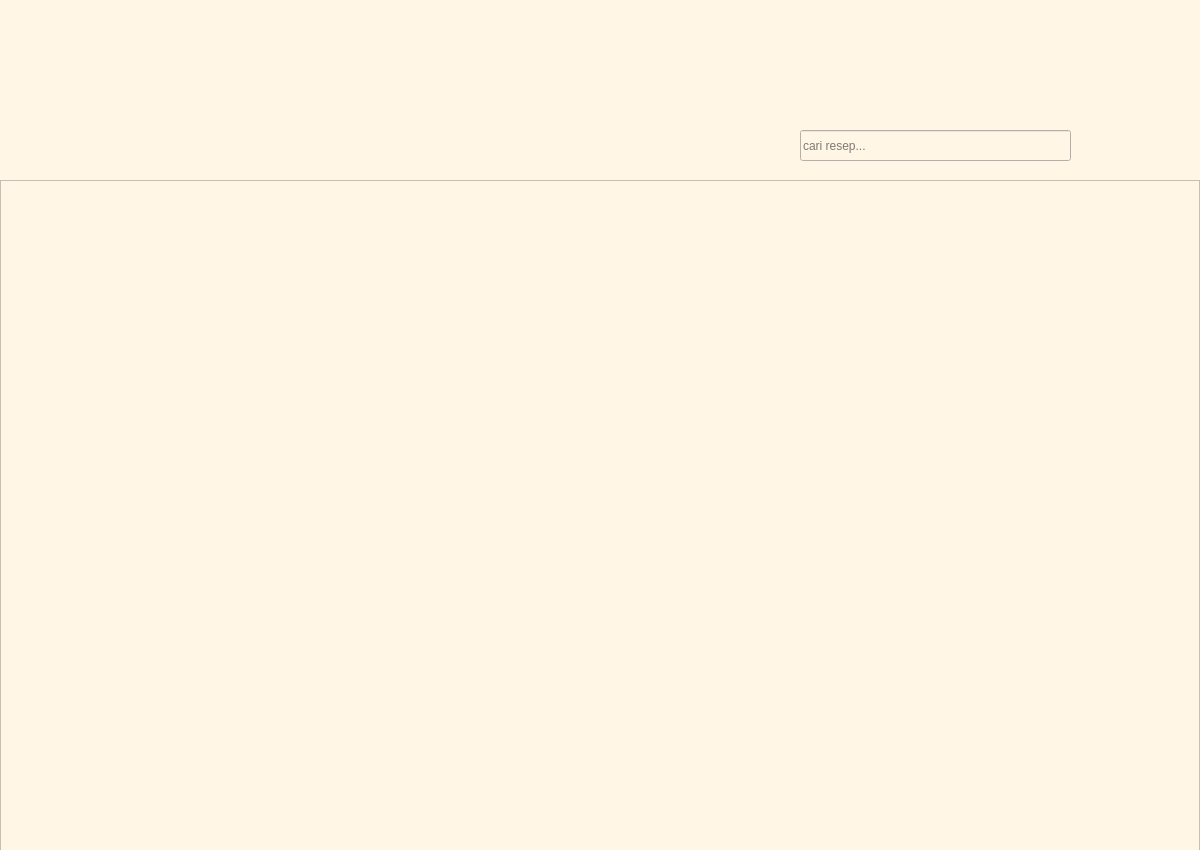
<?xml version="1.0" encoding="UTF-8"?>
<ui version="4.0">
 <class>MainWindow</class>
 <widget class="QMainWindow" name="MainWindow">
  <property name="geometry">
   <rect>
    <x>0</x>
    <y>0</y>
    <width>1200</width>
    <height>850</height>
   </rect>
  </property>
  <property name="windowTitle">
   <string>MainWindow</string>
  </property>
  <property name="styleSheet">
   <string notr="true">background-color:#FFF6E5;</string>
  </property>
  <widget class="QWidget" name="centralwidget">
   <widget class="QScrollArea" name="scrollArea">
    <property name="geometry">
     <rect>
      <x>0</x>
      <y>180</y>
      <width>1200</width>
      <height>671</height>
     </rect>
    </property>
    <property name="widgetResizable">
     <bool>true</bool>
    </property>
    <widget class="QWidget" name="scrollAreaWidgetContents_2">
     <property name="geometry">
      <rect>
       <x>0</x>
       <y>0</y>
       <width>1198</width>
       <height>669</height>
      </rect>
     </property>
     <widget class="QWidget" name="gridLayoutWidget">
      <property name="geometry">
       <rect>
        <x>70</x>
        <y>20</y>
        <width>1041</width>
        <height>651</height>
       </rect>
      </property>
      <layout class="QGridLayout" name="gridLayoutResep"/>
     </widget>
    </widget>
   </widget>
   <widget class="QLineEdit" name="searchBar">
    <property name="geometry">
     <rect>
      <x>800</x>
      <y>130</y>
      <width>271</width>
      <height>31</height>
     </rect>
    </property>
    <property name="styleSheet">
     <string notr="true"/>
    </property>
    <property name="placeholderText">
     <string>cari resep...</string>
    </property>
   </widget>
   <widget class="QPushButton" name="addResepButton">
    <property name="geometry">
     <rect>
      <x>1020</x>
      <y>620</y>
      <width>170</width>
      <height>170</height>
     </rect>
    </property>
    <property name="styleSheet">
     <string notr="true">border-image: url(:/newPrefix/button_addResep.png);
background-color:none;
border: none</string>
    </property>
    <property name="text">
     <string/>
    </property>
   </widget>
   <widget class="QPushButton" name="searchButton">
    <property name="geometry">
     <rect>
      <x>1080</x>
      <y>130</y>
      <width>31</width>
      <height>31</height>
     </rect>
    </property>
    <property name="styleSheet">
     <string notr="true">border-image: url(:/newPrefix/button_search.png);
background-color:none;
border: none</string>
    </property>
    <property name="text">
     <string/>
    </property>
   </widget>
  </widget>
 </widget>
 <resources/>
 <connections/>
</ui>
